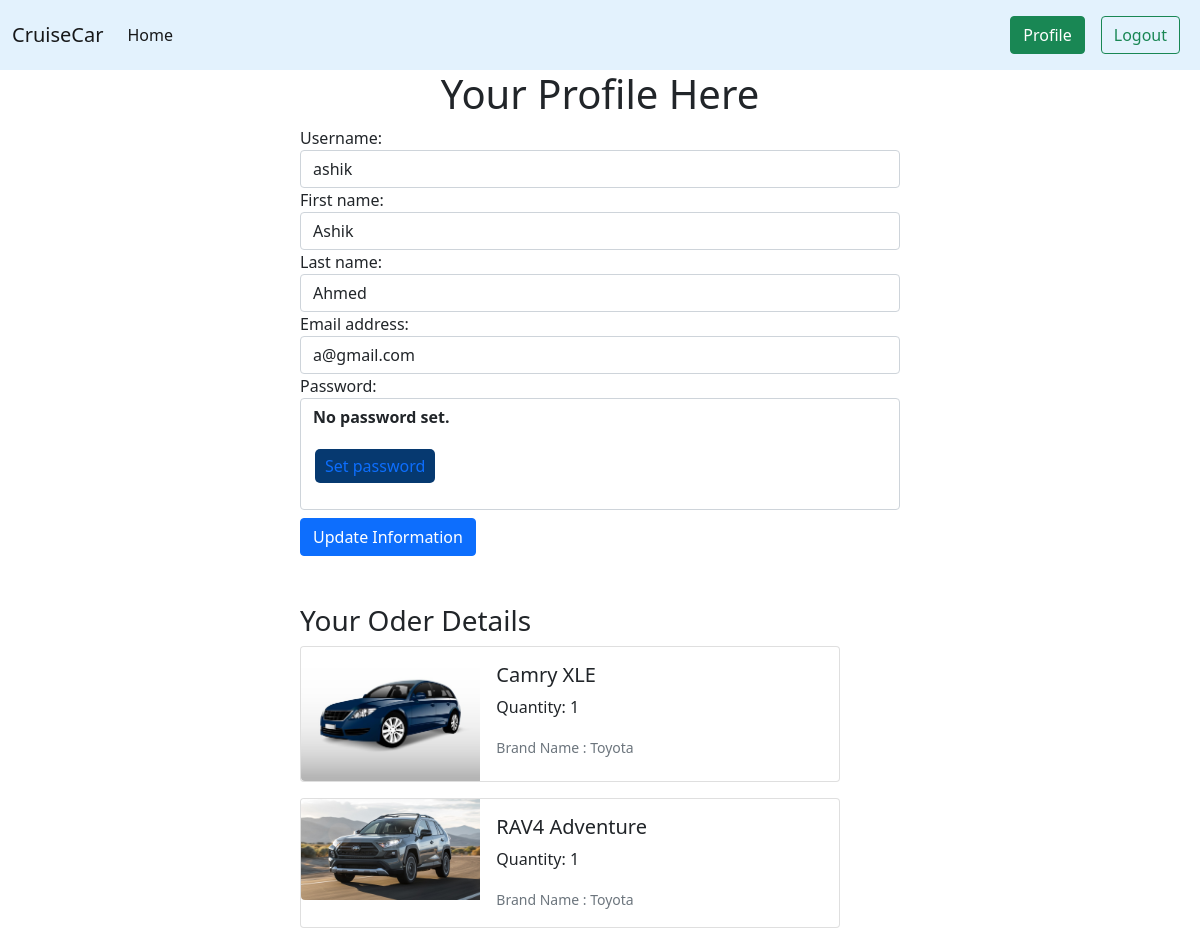
/accounts/profile/ (signed in), run on the app's committed database.
### car/models.py (models this page shows, shortened)
class Order(models.Model):
    user = models.ForeignKey(User, on_delete=models.CASCADE)
    car = models.ForeignKey(Car, on_delete=models.CASCADE)
    quantity = models.PositiveIntegerField(default=1)

class Car(models.Model):
    name = models.CharField(max_length=100)
    description = models.TextField()
    image = models.ImageField(upload_to='car/media/uploads/')
    price = models.DecimalField(max_digits=10, decimal_places=2)
    quantity = models.PositiveIntegerField(default=0)
    brand = models.ForeignKey(Brand, on_delete=models.CASCADE)

### brand/models.py (models this page shows)
class Brand(models.Model):
    name = models.CharField(max_length=100)
    slug = models.SlugField(max_length=100,unique=True, null=True, blank=True)
    def __str__(self):
        return self.name

### reglogin/views.py (the view)
def profile(request):
    orders = Order.objects.filter(user=request.user)
    if request.user.is_authenticated:
        if request.method == 'POST':
            profile_form=forms.ChangeUserData(request.POST, instance=request.user)
            if profile_form.is_valid():
                profile_form.save()
                messages.success(request, 'Profile Updated Successfully')
                return redirect('profile')
        else:
            profile_form=forms.ChangeUserData(instance=request.user)
        return render(request, './profile.html',{'form':profile_form,'orders': orders})
    else:
        return redirect('login')

### reglogin/forms.py
class ChangeUserData(UserChangeForm):
    class Meta:
        model = User
        fields = ['username', 'first_name','last_name','email',]

### reglogin/templates/profile.html (shortened to what this page needs)
{%extends 'base.html'%}
{% block content %}
{%load crispy_forms_tags%}
<form method='post' style="width: 50%; margin: auto" novalidate>
  <h1 style="text-align: center;">Your Profile Here</h1>
  {% for field in form %}
  {{field.label_tag}}
  {{field}}
  {% endfor %}
  <button class="btn btn-primary mt-2" type="submit">Update Information</button>
</form>
<div class="mt-5 mx-auto me-6"style="width: 50%; margin: auto">
  <h3 >Your Oder Details</h3>
  {% if orders %}
{% for order in orders %}
<div class="card mb-3" style="max-width: 540px;">
  <div class="row g-0">
    <div class="col-md-4">
      <img src="{{order.car.image.url}}" class="img-fluid rounded-start" alt="...">
    </div>
    <div class="col-md-8">
      <div class="card-body">
        <h5 class="card-title">{{ order.car.name }}</h5>
        <p class="card-text">Quantity: {{ order.quantity }}</p>
        <p class="card-text"><small class="text-muted">Brand Name : {{order.car.brand}}</small></p>
      </div>
    </div>
  </div>
</div>
{% endfor %}
{% else %}
<h3>No orders yet.</h3>
{% endif %}
</div>
{% endblock %}

### static/style.css (style rules this page uses)
.button { background-color: #063970; text-align: center; text-decoration: none; display: inline-block; font-size: 16px; margin: 4px 2px; padding: 5px 10px; border-radius: 5px; }

### data on the page
Order: car.image (picture), car.name "Camry XLE", quantity "1", car.brand "Toyota"
Order: car.image (picture), car.name "RAV4 Adventure", quantity "1", car.brand "Toyota"

### other printed values
{{ field.label_tag }} "Username:" "First name:" "Last name:" "Email address:" "Password:"
{{ field }} "No password set. Set password"
